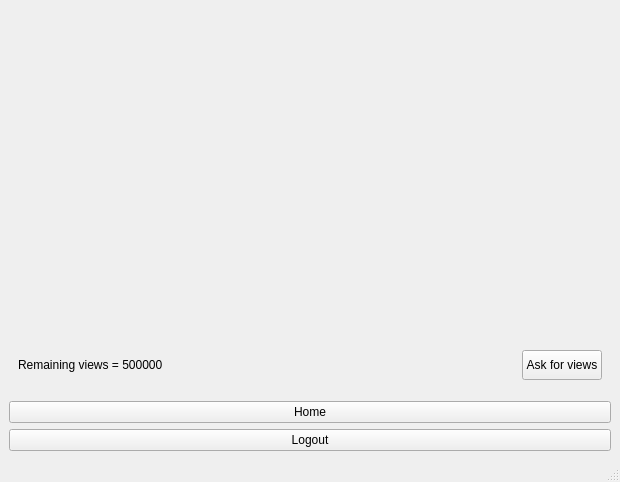
<?xml version="1.0" encoding="UTF-8"?>
<ui version="4.0">
 <class>ViewPhotoWindow</class>
 <widget class="QMainWindow" name="ViewPhotoWindow">
  <property name="geometry">
   <rect>
    <x>0</x>
    <y>0</y>
    <width>620</width>
    <height>482</height>
   </rect>
  </property>
  <property name="maximumSize">
   <size>
    <width>620</width>
    <height>700</height>
   </size>
  </property>
  <property name="windowTitle">
   <string>MainWindow</string>
  </property>
  <widget class="QWidget" name="centralwidget">
   <layout class="QVBoxLayout" name="verticalLayout">
    <item>
     <widget class="QLabel" name="label_image">
      <property name="maximumSize">
       <size>
        <width>600</width>
        <height>400</height>
       </size>
      </property>
      <property name="text">
       <string/>
      </property>
      <property name="scaledContents">
       <bool>true</bool>
      </property>
     </widget>
    </item>
    <item>
     <widget class="QFrame" name="frame">
      <property name="maximumSize">
       <size>
        <width>16777215</width>
        <height>60</height>
       </size>
      </property>
      <property name="frameShape">
       <enum>QFrame::NoFrame</enum>
      </property>
      <property name="frameShadow">
       <enum>QFrame::Raised</enum>
      </property>
      <layout class="QVBoxLayout" name="verticalLayout_2">
       <item>
        <layout class="QHBoxLayout" name="horizontalLayout">
         <item>
          <widget class="QLabel" name="label_no_views">
           <property name="maximumSize">
            <size>
             <width>200</width>
             <height>20</height>
            </size>
           </property>
           <property name="layoutDirection">
            <enum>Qt::LeftToRight</enum>
           </property>
           <property name="frameShadow">
            <enum>QFrame::Plain</enum>
           </property>
           <property name="text">
            <string>Remaining views = 500000</string>
           </property>
          </widget>
         </item>
         <item>
          <spacer name="horizontalSpacer">
           <property name="orientation">
            <enum>Qt::Horizontal</enum>
           </property>
           <property name="sizeHint" stdset="0">
            <size>
             <width>40</width>
             <height>20</height>
            </size>
           </property>
          </spacer>
         </item>
         <item>
          <widget class="QPushButton" name="pushButton_more_views">
           <property name="maximumSize">
            <size>
             <width>110</width>
             <height>30</height>
            </size>
           </property>
           <property name="contextMenuPolicy">
            <enum>Qt::DefaultContextMenu</enum>
           </property>
           <property name="text">
            <string>Ask for views</string>
           </property>
           <property name="autoDefault">
            <bool>false</bool>
           </property>
          </widget>
         </item>
        </layout>
       </item>
      </layout>
     </widget>
    </item>
    <item>
     <widget class="QPushButton" name="pushButton_home">
      <property name="text">
       <string>Home</string>
      </property>
     </widget>
    </item>
    <item>
     <widget class="QPushButton" name="pushButton_logout">
      <property name="text">
       <string>Logout</string>
      </property>
     </widget>
    </item>
   </layout>
  </widget>
  <widget class="QMenuBar" name="menubar">
   <property name="geometry">
    <rect>
     <x>0</x>
     <y>0</y>
     <width>620</width>
     <height>22</height>
    </rect>
   </property>
  </widget>
  <widget class="QStatusBar" name="statusbar"/>
 </widget>
 <resources/>
 <connections/>
</ui>
